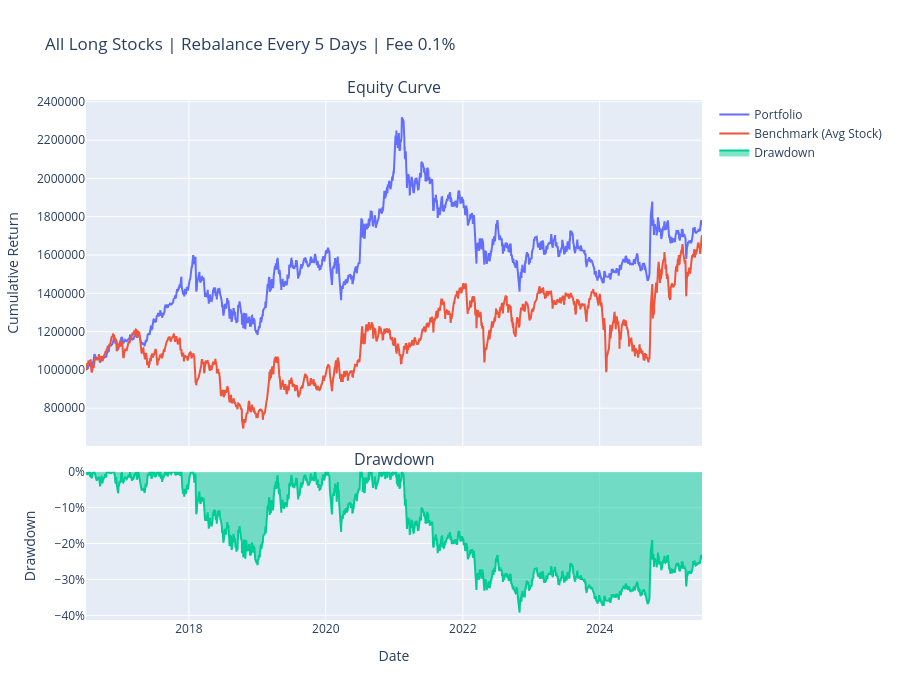

The cell this chart's notebook holds for it:
### Code cell
import warnings
from util import *

warnings.filterwarnings("ignore")

# ===================== 全多头策略配置 =====================
CONFIG = {
    "INITIAL_CASH": 1_000_000,       # 初始资金
    "START_DATE": "2016-07-01",      # 回测开始日期
    "END_DATE": "2025-06-30",        # 回测结束日期
    "REBALANCE_FREQ": 5,             # 调仓频率（每N个选股日）
    "PRICE_FILE": "data/eod_prices.parquet",    # 价格文件
    "SELECTION_FILE": "records/mv_selection_v3.parquet", # 新版选股文件
    "TRANSACTION_FEE": 0.001         # 手续费0.1%
}

# ===================== 执行全多头回测 =====================
portfolio_ser, benchmark_ser, metrics = backtest_long_only(
    initial_cash=CONFIG["INITIAL_CASH"],
    start_date=CONFIG["START_DATE"],
    end_date=CONFIG["END_DATE"],
    rebalance_freq=CONFIG["REBALANCE_FREQ"],
    price_file=CONFIG["PRICE_FILE"],
    selection_file=CONFIG["SELECTION_FILE"],
    transaction_fee_rate=CONFIG["TRANSACTION_FEE"]
)

# ===================== 输出结果 =====================
print("\n==================== 全多头策略绩效指标 ====================")
for k, v in metrics.items():
    print(f"{k}: {v:.4f}")

# 绘图（净值+回撤+基准对比）
plot_results(
    portfolio_values=portfolio_ser,
    benchmark_values=benchmark_ser,
    title=f'All Long Stocks | Rebalance Every {CONFIG["REBALANCE_FREQ"]} Days | Fee 0.1%'
)

### Figure 1 — Plotly figure (JSON) as saved in the notebook; plotly's stock layout.template omitted (floating-point values rounded to 4 significant figures; data arrays with more than 128 entries replaced by an {"elided": "..."} marker saying what was removed)
{"data": [{"mode": "lines", "name": "Portfolio", "type": "scatter", "x": {"elided": "2184 str values"}, "xaxis": "x", "y": {"elided": "2184 float values"}, "yaxis": "y"}, {"mode": "lines", "name": "Benchmark (Avg Stock)", "type": "scatter", "x": {"elided": "2184 str values"}, "xaxis": "x", "y": {"elided": "2184 float values"}, "yaxis": "y"}, {"fill": "tozeroy", "mode": "lines", "name": "Drawdown", "type": "scatter", "x": {"elided": "2183 str values"}, "xaxis": "x2", "y": {"elided": "2183 float values"}, "yaxis": "y2"}], "layout": {"annotations": [{"font": {"size": 16}, "showarrow": false, "text": "Equity Curve", "x": 0.5, "xanchor": "center", "xref": "paper", "y": 1.0, "yanchor": "bottom", "yref": "paper"}, {"font": {"size": 16}, "showarrow": false, "text": "Drawdown", "x": 0.5, "xanchor": "center", "xref": "paper", "y": 0.285, "yanchor": "bottom", "yref": "paper"}], "height": 700, "hovermode": "x unified", "showlegend": true, "title": {"text": "All Long Stocks | Rebalance Every 5 Days | Fee 0.1%"}, "xaxis": {"anchor": "y", "domain": [0, 1], "matches": "x2", "showticklabels": false}, "xaxis2": {"anchor": "y2", "domain": [0, 1], "title": {"text": "Date"}}, "yaxis": {"anchor": "x", "domain": [0.335, 1.0], "tickformat": ".0f", "title": {"text": "Cumulative Return"}}, "yaxis2": {"anchor": "x2", "domain": [0, 0.285], "tickformat": ".0%", "title": {"text": "Drawdown"}}}}
